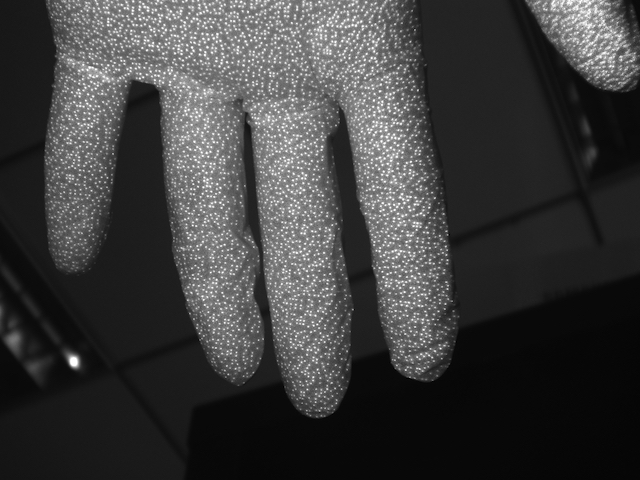
//> input picture frame3.jpg, 640 x 480 px
$ ./main   (built with g++ and OpenCV 4)
//> lines starting //> are read from the running program, lines starting //| are printed output that depends on the picture; after the words box and inside, x2 and y2 are one past the last pixel; in counts of white or black regions, pixels touching at a corner belong together
#include <stdio.h>
#include <cv.h>
#include <highgui.h>
#include <cxcore.h>
#include <cmath>
#include <iostream>
#include <thread>

using namespace std;
using namespace cv;

const int MAXN = 50;
const int BLOCK = 20;
const int KERNEL_DIST = 2;
const int THRESHOLD = 100;

Mat frame;
int n, m, R, C;
int result[MAXN][MAXN];
vector<Point> keys;

vector<Point> getKernelKeys(Mat& image, int threshold) {
  vector<Point> kernelKeys;

  for (int r = 0; r < n; r++) {
    for (int c = 0; c < m; c++) {
      int value = image.at<uchar>(r, c);
      if (value >= threshold) {
        bool flag = true;
        for (int dr = -KERNEL_DIST; dr <= KERNEL_DIST; dr++) {
          for (int dc = -KERNEL_DIST; dc <= KERNEL_DIST; dc++) {
            if (dr == 0 && dc == 0) {
              continue;
            }
            if (0 <= r + dr && r + dr < n && 0 <= c + dc && c + dc < m) {
              if (dr < 0 || (dr == 0 && dc < 0)) {
                if (image.at<uchar>(r + dr, c + dc) >= value) {
                  flag = false;
                }
              } else {
                if (image.at<uchar>(r + dr, c + dc) > value) {
                  flag = false;
                }
              }
            }
          }
        }
        if (flag) {
          kernelKeys.push_back(Point(c, r));
        }
      }
    }
  }

  return kernelKeys;
}

Mat getFrame(bool color = false) {
//> called with color = false
  return imread("frame3.jpg", color);
}

void output() {
  Mat output = frame;
  for (int r = 0; r < n; r++) {
    for (int c = 0; c < m; c++) {
      output.at<uchar>(r, c) = 0;
    }
  }

  for (int i = 0; i < keys.size(); i++) {
    int c = keys[i].x;
    int r = keys[i].y;
    circle(output, keys[i], 0, 255, 2);
  }

  imshow("window", output);
  waitKey(0);
}

void update() {
  frame = getFrame();

  n = frame.rows;
//> n = 480
  m = frame.cols;
//> m = 640
  R = n / BLOCK;
//> R = 24
  C = m / BLOCK;
//> C = 32

  for (int r = 0; r < R; r++) {
    for (int c = 0; c < C; c++) {
      result[r][c] = 0;
    }
  }

  keys = getKernelKeys(frame, THRESHOLD);
//> after the loop in getKernelKeys, `for (int r = 0; r < n; r++)`: kernelKeys = 4381 Points (x, y), first 12: [48, 0], [78, 0], [95, 0], [107, 0], [117, 0], [157, 0], [169, 0], [176, 0], [186, 0], [192, 0], [198, 0], [203, 0]
//> keys has the same summary as kernelKeys in getKernelKeys
  for (int i = 0; i < keys.size(); i++) {
    int c = keys[i].x;
    int r = keys[i].y;
    result[r / BLOCK][c / BLOCK]++;
  }
//> this loop made 4381 passes

  for (int r = 0; r < R; r++) {
    for (int c = 0; c < C; c++) {
      cout << result[r][c] << " ";
    }
    cout << endl;
  }
//> this loop made 24 passes

  output();
//> after the loop in output, `for (int r = 0; r < n; r++)`: output: 480 rows x 640 cols, CV_8UC1; every value is 0
//> the loop in output, `for (int i = 0; i < keys.size(); i++)` made 4381 passes
//> after the loop in output, `for (int i = 0; i < keys.size(); i++)`:
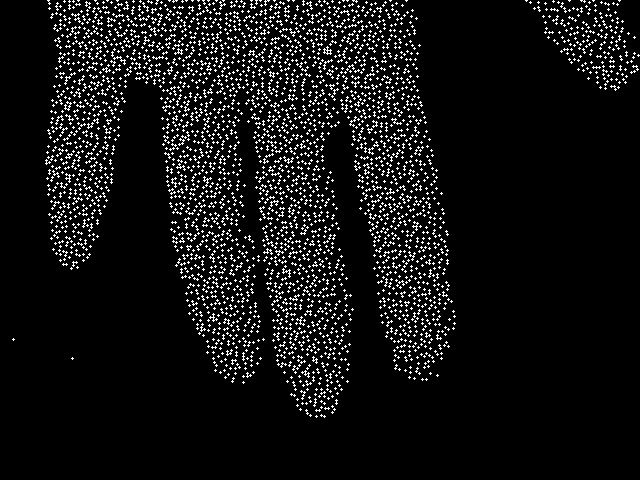
//> output: 480 rows x 640 cols, CV_8UC1; 7.1% white in thin lines or dots, all inside (x1, y1, x2, y2) = (12, 0, 640, 418)
}

int main()
{
  float beginClock = getTickCount();
  update();
  cout << (float)(getTickCount() - beginClock) / 1e9 << endl;

  return 0;
}

$ run again, with frame2.jpg copied over frame3.jpg
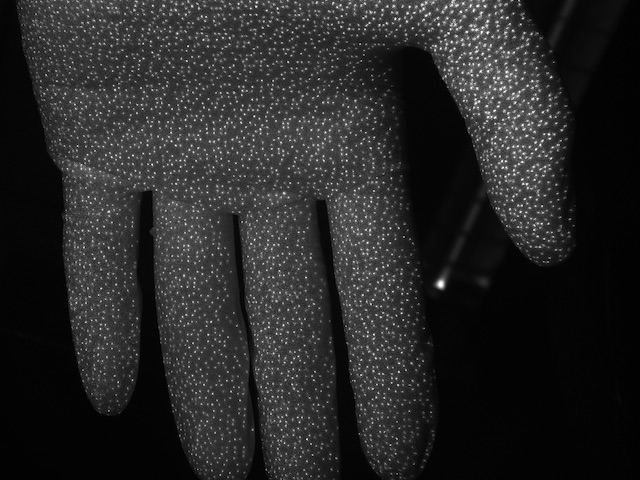
//> input picture frame2.jpg, 640 x 480 px
//> in update, frame is the input picture: 480 rows x 640 cols, CV_8UC1; min 0, max 255, mean 39.2
//> after the loop in getKernelKeys, `for (int r = 0; r < n; r++)`: kernelKeys = 3811 Points (x, y), first 12: [28, 0], [54, 0], [61, 0], [85, 0], [114, 0], [120, 0], [127, 0], [147, 0], [153, 0], [164, 0], [215, 0], [287, 0]
//> keys has the same summary as kernelKeys in getKernelKeys
//> the loop in update, `for (int i = 0; i < keys.size(); i++)` made 3811 passes
//> the loop in update, `for (int r = 0; r < R; r++)` made 24 passes
//> the loop in output, `for (int i = 0; i < keys.size(); i++)` made 3811 passes
//> after the loop in output, `for (int i = 0; i < keys.size(); i++)`:
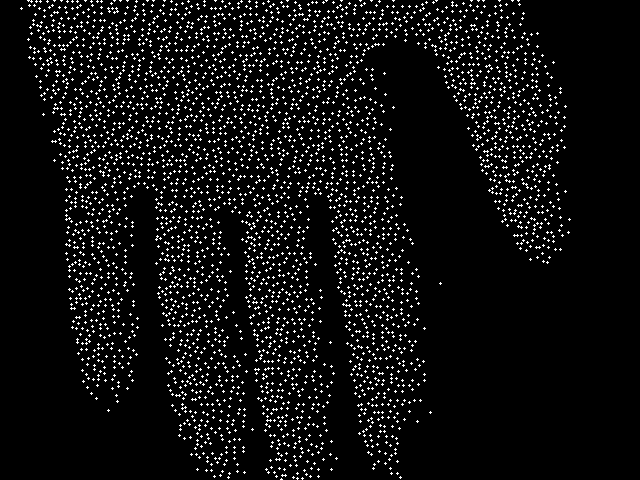
//> output: 480 rows x 640 cols, CV_8UC1; 6.2% white in thin lines or dots, all inside (x1, y1, x2, y2) = (20, 0, 571, 480)

$ run again, with frame4.jpg copied over frame3.jpg
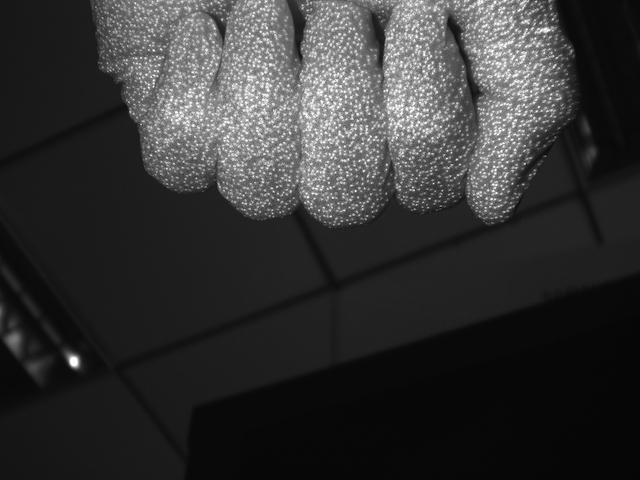
//> input picture frame4.jpg, 640 x 480 px
//> after the loop in getKernelKeys, `for (int r = 0; r < n; r++)`: kernelKeys = 3008 Points (x, y), first 12: [106, 0], [113, 0], [157, 0], [200, 0], [222, 0], [273, 0], [279, 0], [283, 0], [307, 0], [348, 0], [362, 0], [367, 0]
//> keys has the same summary as kernelKeys in getKernelKeys
//> the loop in update, `for (int i = 0; i < keys.size(); i++)` made 3008 passes
//> the loop in update, `for (int r = 0; r < R; r++)` made 24 passes
//> the loop in output, `for (int i = 0; i < keys.size(); i++)` made 3008 passes
//> after the loop in output, `for (int i = 0; i < keys.size(); i++)`:
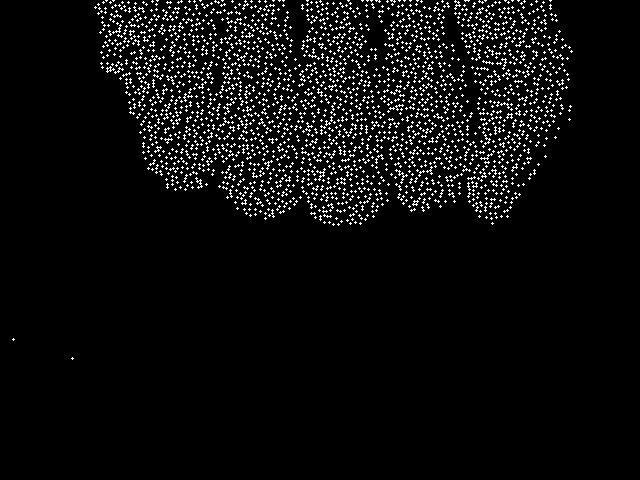
//> output: 480 rows x 640 cols, CV_8UC1; 4.9% white in thin lines or dots, all inside (x1, y1, x2, y2) = (12, 0, 573, 360)
